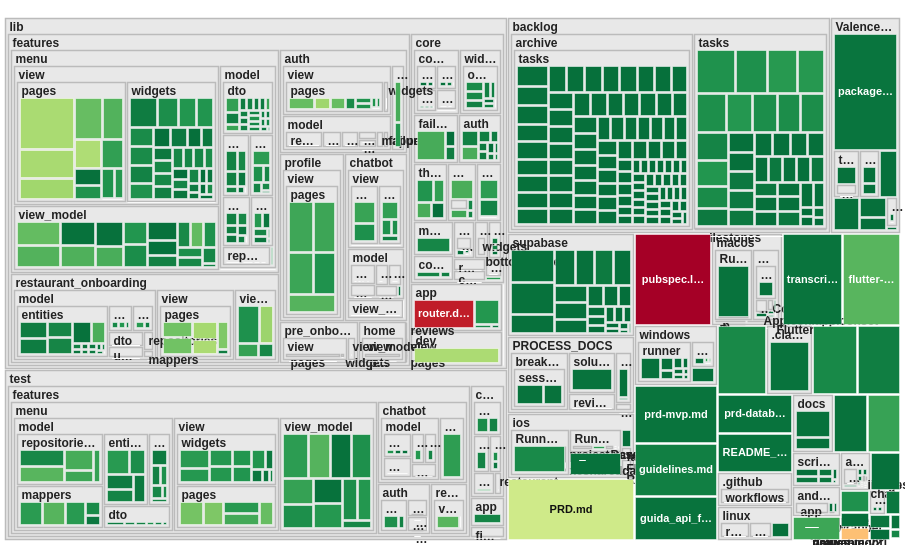

Describe this chart as a Vega-Lite specification.
### Vega specification from a JSON file in a GitHub repository (floating-point values rounded to 4 significant figures; data arrays with more than 128 entries replaced by an {"elided": "..."} marker saying what was removed)
{"$schema": "https://vega.github.io/schema/vega/v5.json", "description": "Code Hotspot Map — numa-mobile-develop", "width": 900, "height": 540, "padding": 2.5, "autosize": "none", "data": [{"name": "tree", "values": {"elided": "922 records"}, "transform": [{"type": "stratify", "key": "id", "parentKey": "parent"}, {"type": "treemap", "field": "loc", "sort": {"field": "value", "order": "descending"}, "round": true, "method": "squarify", "ratio": 1.618, "size": [{"signal": "width"}, {"signal": "height"}], "paddingInner": 2, "paddingTop": 16, "paddingOuter": 3}]}, {"name": "leaves", "source": "tree", "transform": [{"type": "filter", "expr": "!datum.children"}]}, {"name": "dirs", "source": "tree", "transform": [{"type": "filter", "expr": "datum.depth > 0 && datum.children"}]}], "scales": [{"name": "color", "type": "linear", "domain": {"data": "leaves", "field": "hotspot_score"}, "range": {"scheme": "redyellowgreen"}, "reverse": true, "zero": true}], "legends": [{"fill": "color", "title": "Risk (changes × log LOC)", "type": "gradient", "orient": "right", "gradientLength": 200, "gradientThickness": 14, "titleFontSize": 11, "labelFontSize": 10, "titleLimit": 200}], "marks": [{"type": "rect", "from": {"data": "dirs"}, "encode": {"enter": {"x": {"field": "x0"}, "y": {"field": "y0"}, "x2": {"field": "x1"}, "y2": {"field": "y1"}, "fill": {"value": "#e8e8e8"}, "stroke": {"value": "#bbb"}, "strokeWidth": {"value": 1.5}}}}, {"type": "text", "from": {"data": "dirs"}, "encode": {"enter": {"x": {"field": "x0", "offset": 4}, "y": {"field": "y0", "offset": 12}, "text": {"field": "name"}, "fontSize": {"value": 12}, "fontWeight": {"value": "bold"}, "fill": {"value": "#222"}, "clip": {"value": true}, "limit": {"signal": "datum.x1 - datum.x0 - 8"}}}}, {"type": "rect", "from": {"data": "leaves"}, "encode": {"enter": {"x": {"field": "x0"}, "y": {"field": "y0"}, "x2": {"field": "x1"}, "y2": {"field": "y1"}, "fill": {"scale": "color", "field": "hotspot_score"}, "tooltip": {"signal": "{'File': datum.id, 'Lines of Code': datum.loc, 'Changes': datum.changes, 'Main Author': datum.primary_author, 'Risk Score': datum.hotspot_score}"}}, "update": {"stroke": {"value": "white"}, "strokeWidth": {"value": 0.5}, "fillOpacity": {"value": 1}}, "hover": {"stroke": {"value": "#222"}, "strokeWidth": {"value": 2}, "fillOpacity": {"value": 0.85}, "cursor": {"value": "pointer"}}}}, {"type": "text", "from": {"data": "leaves"}, "encode": {"enter": {"x": {"signal": "(datum.x0 + datum.x1) / 2"}, "y": {"signal": "(datum.y0 + datum.y1) / 2"}, "text": {"signal": "(datum.x1 - datum.x0 > 55 && datum.y1 - datum.y0 > 20) ? datum.name : ''"}, "align": {"value": "center"}, "baseline": {"value": "middle"}, "fontSize": {"value": 11}, "fill": {"signal": "luminance(scale('color', datum.hotspot_score)) > 0.5 ? '#111' : '#fff'"}, "fontWeight": {"value": "bold"}, "clip": {"value": true}, "limit": {"signal": "datum.x1 - datum.x0 - 6"}}}}]}
